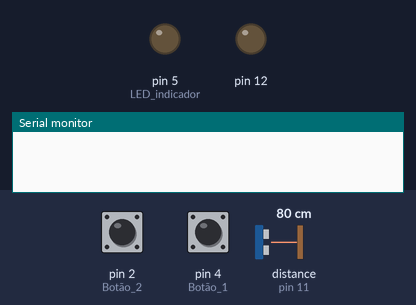
The sketch below on a simulated Arduino Uno, built with avr-gcc and run on an emulated ATmega328P. On the bench: output pins drawn as LEDs (lit = HIGH), the last lines printed to the serial monitor. Inputs (shaded band) come from the test bench; at power-on: pin 2 (Botão_2) LOW, pin 4 (Botão_1) LOW, distance to the obstacle (sensor on pin 11) 80 cm. The echo pulse lasts 58.3 µs per cm.

Above: at 1.2 s.
1.3 s: pin 2 (Botão_2) pulled HIGH for 0.15 s
At 2.5 s:
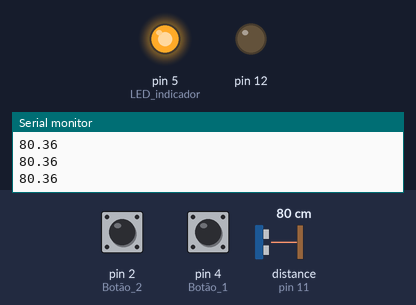
2.9 s: pin 4 (Botão_1) pulled HIGH for 0.15 s
Timing chart, 0 to 5.9 s (numbered marks = the images above; inputs shaded):
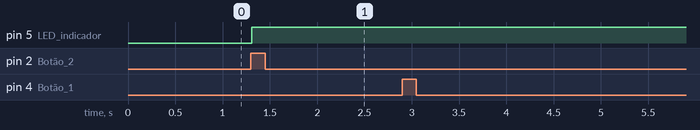

The sketch:

sensor_ultrassonico_alerta.ino
```cpp
/*
Autor: Vinicius Vazquez
Projeto: Sistema de detecção de obstáculos com sensor ultrassônico
Plataforma: Arduino

Descrição: O sistema utiliza um sensor ultrassônico para medir a distância até um objeto. Dependendo da distância detectada e do botão pressionado, um LED é acionado para indicar proximidade.

Botão 1 -> limite de 150 cm
Botão 2 -> limite de 250 cm
*/

long readUltrasonicDistance(int triggerPin, int echoPin)
{
  // Envia pulso ultrassônico
  pinMode(triggerPin, OUTPUT);
  digitalWrite(triggerPin, LOW);
  delayMicroseconds(2);

  digitalWrite(triggerPin, HIGH);
  delayMicroseconds(10);
  digitalWrite(triggerPin, LOW);

  // Recebe eco
  pinMode(echoPin, INPUT);

  // Retorna o tempo da onda sonora
  return pulseIn(echoPin, HIGH);
}

void setup()
{
  pinMode(4, INPUT);   // Botão 1
  pinMode(2, INPUT);   // Botão 2
  pinMode(5, OUTPUT);  // LED indicador

  Serial.begin(9600);
}

void loop()
{
  float distancia;

  // Modo 1
  if (digitalRead(4) == HIGH)
  {
    distancia = 0.01723 * readUltrasonicDistance(12, 11);

    Serial.println(distancia);

    if (distancia < 150)
      digitalWrite(5, HIGH);
    else
      digitalWrite(5, LOW);
  }

  // Modo 2
  if (digitalRead(2) == HIGH)
  {
    distancia = 0.01723 * readUltrasonicDistance(12, 11);

    Serial.println(distancia);

    if (distancia < 250)
      digitalWrite(5, HIGH);
    else
      digitalWrite(5, LOW);
  }

  delay(10);
}
```

Measured:
- after the input at 1.3 s, pin 5 (LED_indicador): LOW → HIGH at once
